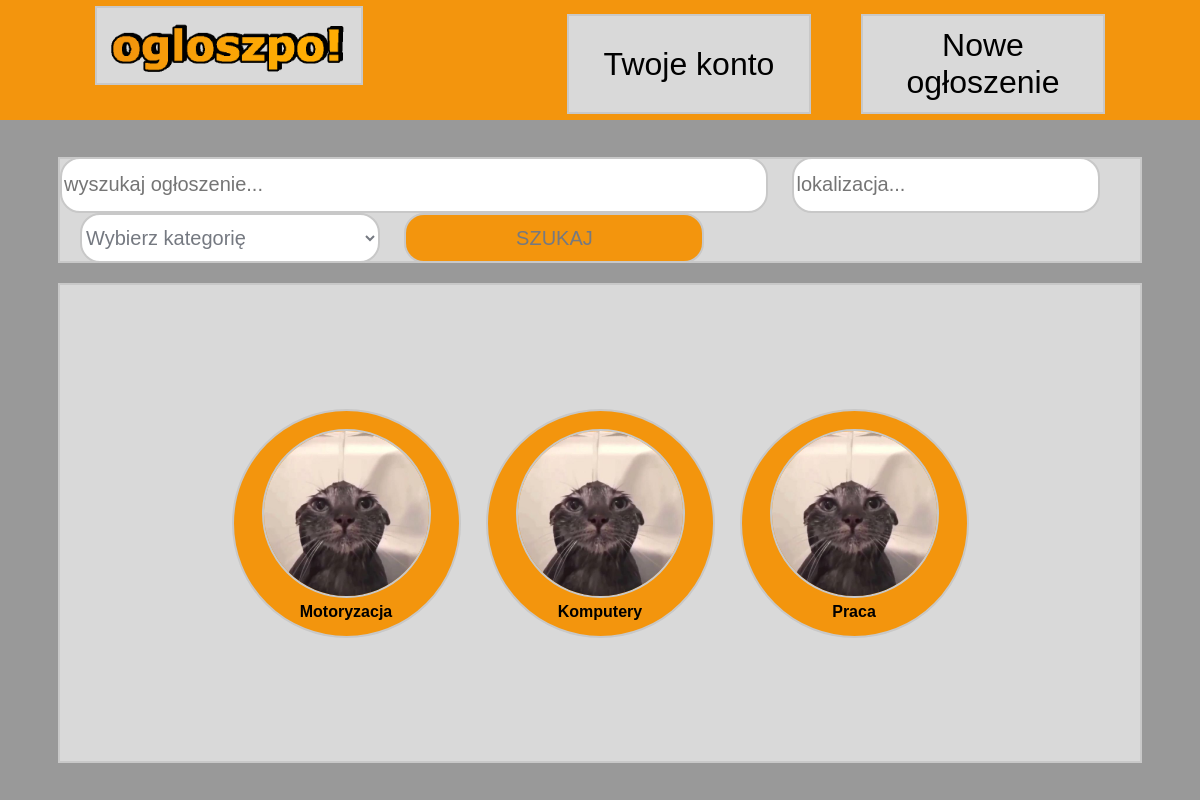
Before: / with the older database file.
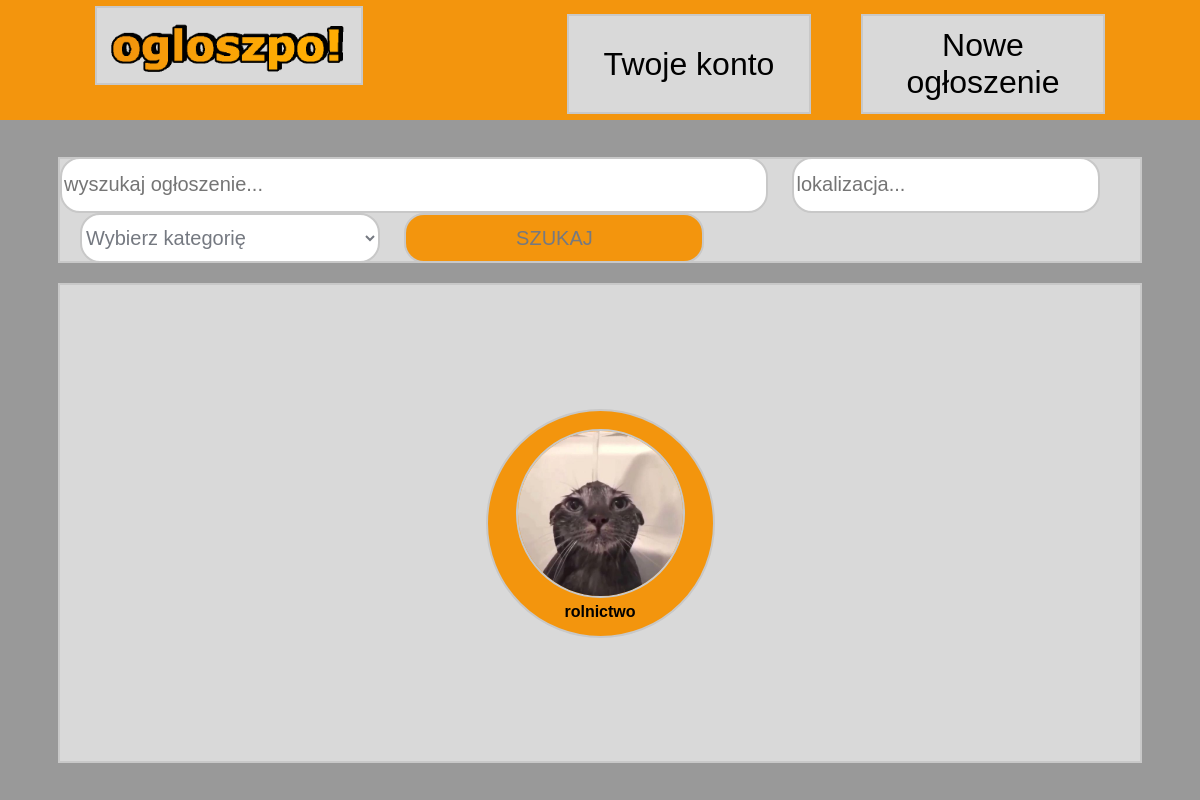
After: the same page with the newer database file.
### tables this page shows
CREATE TABLE `kategorie` (
  `id` int(11) NOT NULL,
  `nazwa` varchar(100) NOT NULL,
  `opis` text DEFAULT NULL
);

### src/index.php (the view, shortened to what this page needs)
<!DOCTYPE html>
<html lang="pl">
<head>
    <link rel="stylesheet" href="css/style.css">
</head>
<body>
    <?php
    include "components/header.php";
    ?>
    <div id="content">
        <div id="search">
            <form action="search.php" method="POST">
                <input type="text" id="searchInp" name="searchInput" placeholder="wyszukaj ogłoszenie...">
                <input type="text" id="searchLoc" name="searchLocation" placeholder="lokalizacja...">
                <select id="searchCat" name="searchCategory">
                    <option value="none">Wybierz kategorię</option>
                </select>
                <input type="submit" id="searchButton" value="SZUKAJ">
            </form>
        </div>
        <div id="categories">
            <?php
            $conn = mysqli_connect('localhost', 'root', '', 'ogloszpol');
            $sql = "SELECT `id`, `nazwa`, `opis` FROM `kategorie`";
            $results = mysqli_query($conn, $sql);
            if (mysqli_num_rows($results) > 0) {
                while ($row = mysqli_fetch_assoc($results)) {
                    echo "<form action='search.php' method='POST'>";
                    echo "<input class='categorySubmit' type='submit' value=''>";
                    echo "<div class='category'>";
                    echo "<img class='categoryImg' src='../img/pagelook/addedcategory.jpg' alt='addedCategoryImg'>";
                    echo "<h4 class='categoryTitle'>" . $row['nazwa'] . "</h4>";
                    echo "</div>";
                    echo "</form>";
                }
            }
            ?>
        </div>
    </div>
</body>
</html>

### src/components/header.php
<link rel="stylesheet" href="./css/header.css">
<div id="header">
    <div>
        <a id="link" href='index.php'><img id='logo' src='../img/pagelook/ogloszpo!.png' alt='logo'></a>
    </div>
    <div id="newAnnouncement">
        <a id="link" href="../src/newAnnouncement.php"><button>Nowe ogłoszenie</button></a>
    </div>
    <div id="auth">
        <a id="link" href="../src/authpages/choose.php"><button>Twoje konto</button></a>
    </div>
</div>

### src/css/style.css (style rules this page uses)
body { background-color: whitesmoke; font-family: Arial, Helvetica, sans-serif; margin: 0; padding: 0; }
#content { height: 85vh; background-color: #999; display: flex; flex-direction: column; justify-content: center; align-items: center; }
#search { width: 90%; height: 15%; background-color: #d9d9d9; border: 2px solid #c8c8c8; display: flex; justify-content: center; align-items: center; margin-bottom: 20px; }
#searchInp { width: 700px; height: 50px; background-color: white; border: 2px solid #c8c8c8; border-radius: 20px; color: #757981; font-size: 125%; }
#searchLoc, #searchCat, #searchButton { width: 300px; height: 50px; background-color: white; border: 2px solid #c8c8c8; border-radius: 20px; font-size: 125%; color: #757981; margin-left: 20px; }
#searchLoc, #searchCat { margin-left: 20px; }
#searchButton { background-color: #f3950d; margin-left: 20px; }
#categories { width: 90%; height: 70%; background-color: #d9d9d9; border: 2px solid #c8c8c8; gap: 25px; display: flex; justify-content: center; align-items: center; overflow-y: scroll; }
.category { width: 225px; height: 225px; background-color: #f3950d; border: 2px solid #c8c8c8; border-radius: 100%; display: flex; flex-direction: column; justify-content: center; align-items: center; }
.categoryImg { margin-top: 25px; width: 165px; height: 165px; border: 2px solid #c8c8c8; border-radius: 100%; }
.categoryTitle { margin-top: 5px; text-align: center; }
.categorySubmit { position: absolute; width: 225px; height: 225px; border-radius: 100%; border: none; background-color: transparent; cursor: pointer; }
#link { width: 100%; height: 100%; }

### src/css/header.css (style rules this page uses)
#header { display: block; height: 15vh; background-color: #f3950d; }
#logo { margin-left: 95px; margin-top: 6px; display: flex; justify-content: space-between; align-items: center; width: 22%; height: 88%; float: left; background-color: #d9d9d9; border: 2px #c8c8c8 solid; }
button { width: 100%; height: 100%; background-color: #d9d9d9; font-size: 200%; border: none; }
#auth, #newAnnouncement { margin-right: 95px; margin-top: 14px; display: flex; justify-content: center; align-items: center; width: 20%; height: 80%; float: right; background-color: #d9d9d9; border: 2px #c8c8c8 solid; }
#auth { margin-right: 50px; }

Changed rows visible on the page:
removed kategorie: nazwa "Motoryzacja"
removed kategorie: nazwa "Komputery"
removed kategorie: nazwa "Praca"
added kategorie: nazwa "rolnictwo"
